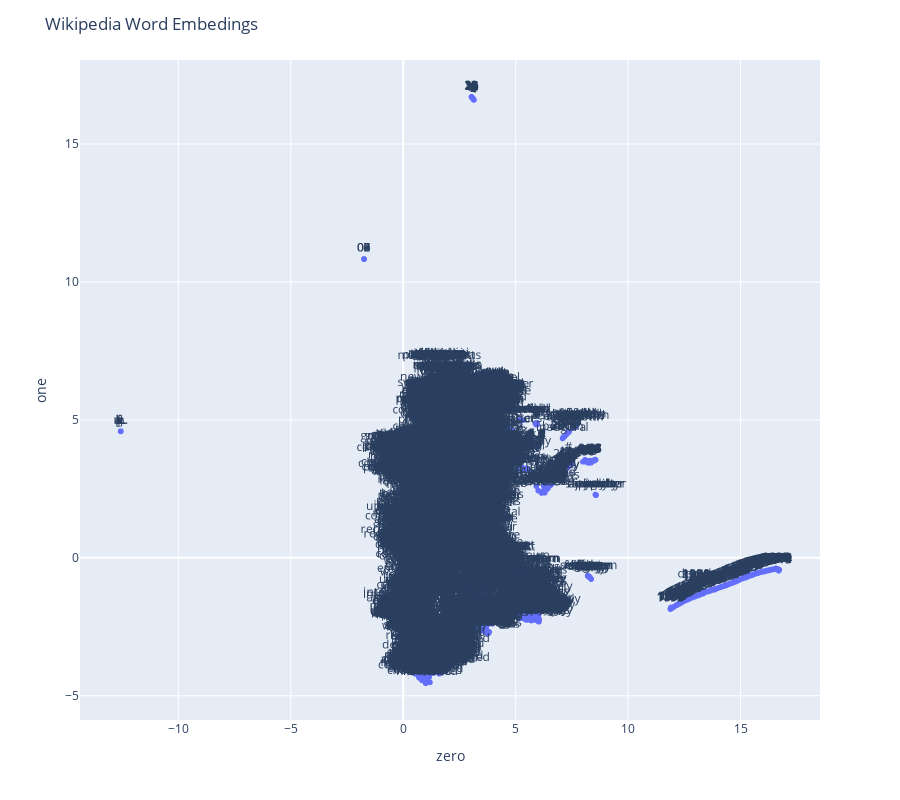

The code cell stored with this chart in its notebook:
### Code cell
import plotly.express as px

df = plot_data

fig = px.scatter(df, x="zero", y="one", text="word", log_x=False, size_max=60)

fig.update_traces(textposition='top center')

fig.update_layout(
    height=800,
    title_text='Wikipedia Word Embedings'
)

fig.show()

### Figure 1 — Plotly figure (JSON) as saved in the notebook; plotly's stock layout.template omitted (floating-point values rounded to 4 significant figures; data arrays with more than 128 entries replaced by an {"elided": "..."} marker saying what was removed)
{"data": [{"hovertemplate": "zero=%{x}<br>one=%{y}<br>word=%{text}<extra></extra>", "legendgroup": "", "marker": {"color": "#636efa", "symbol": "circle"}, "mode": "markers+text", "name": "", "showlegend": false, "text": {"elided": "9991 str values"}, "textposition": "top center", "type": "scattergl", "x": {"elided": "9991 float values"}, "xaxis": "x", "y": {"elided": "9991 float values"}, "yaxis": "y"}], "layout": {"height": 800, "legend": {"tracegroupgap": 0}, "margin": {"t": 60}, "title": {"text": "Wikipedia Word Embedings"}, "xaxis": {"anchor": "y", "domain": [0, 1], "title": {"text": "zero"}}, "yaxis": {"anchor": "x", "domain": [0, 1], "title": {"text": "one"}}}}
